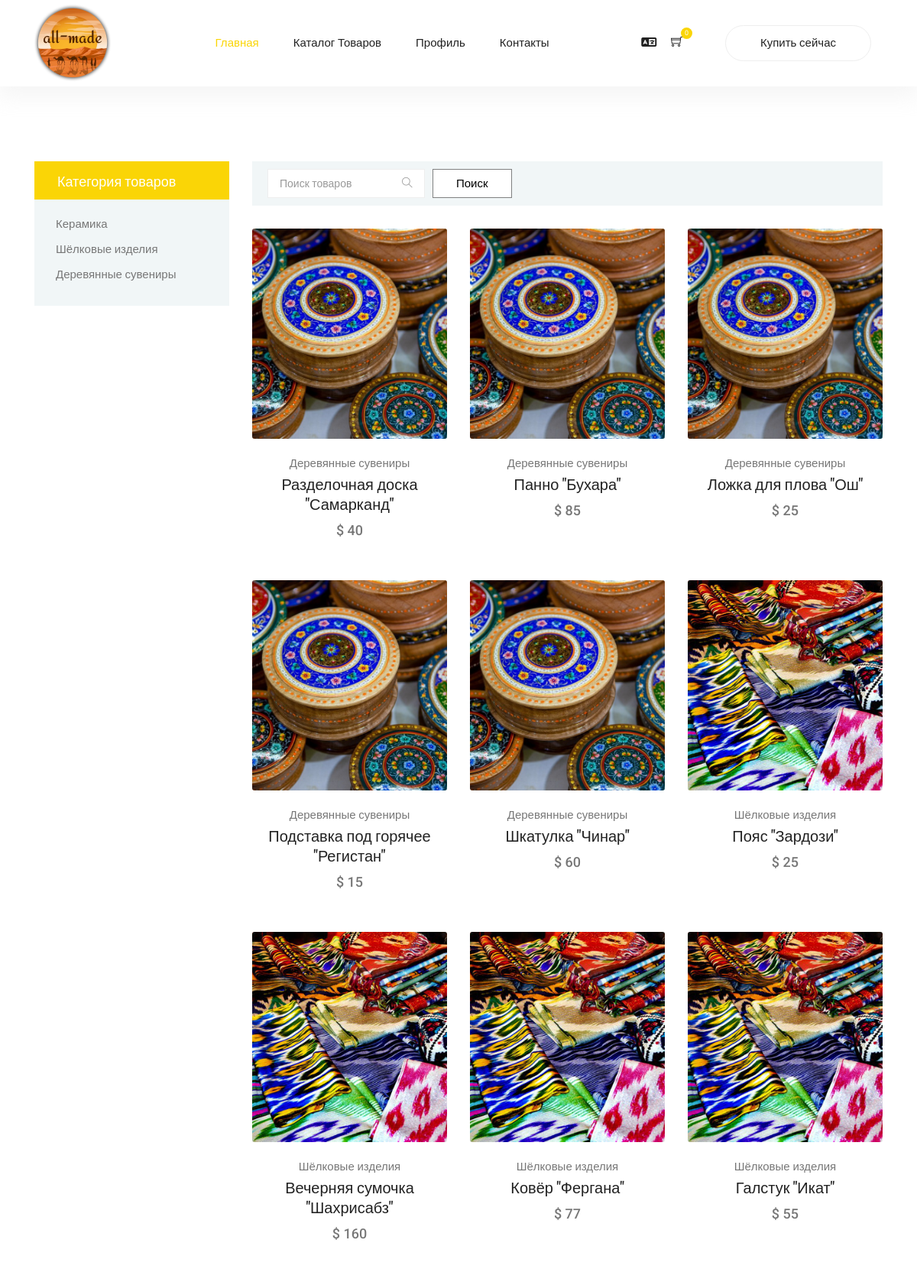
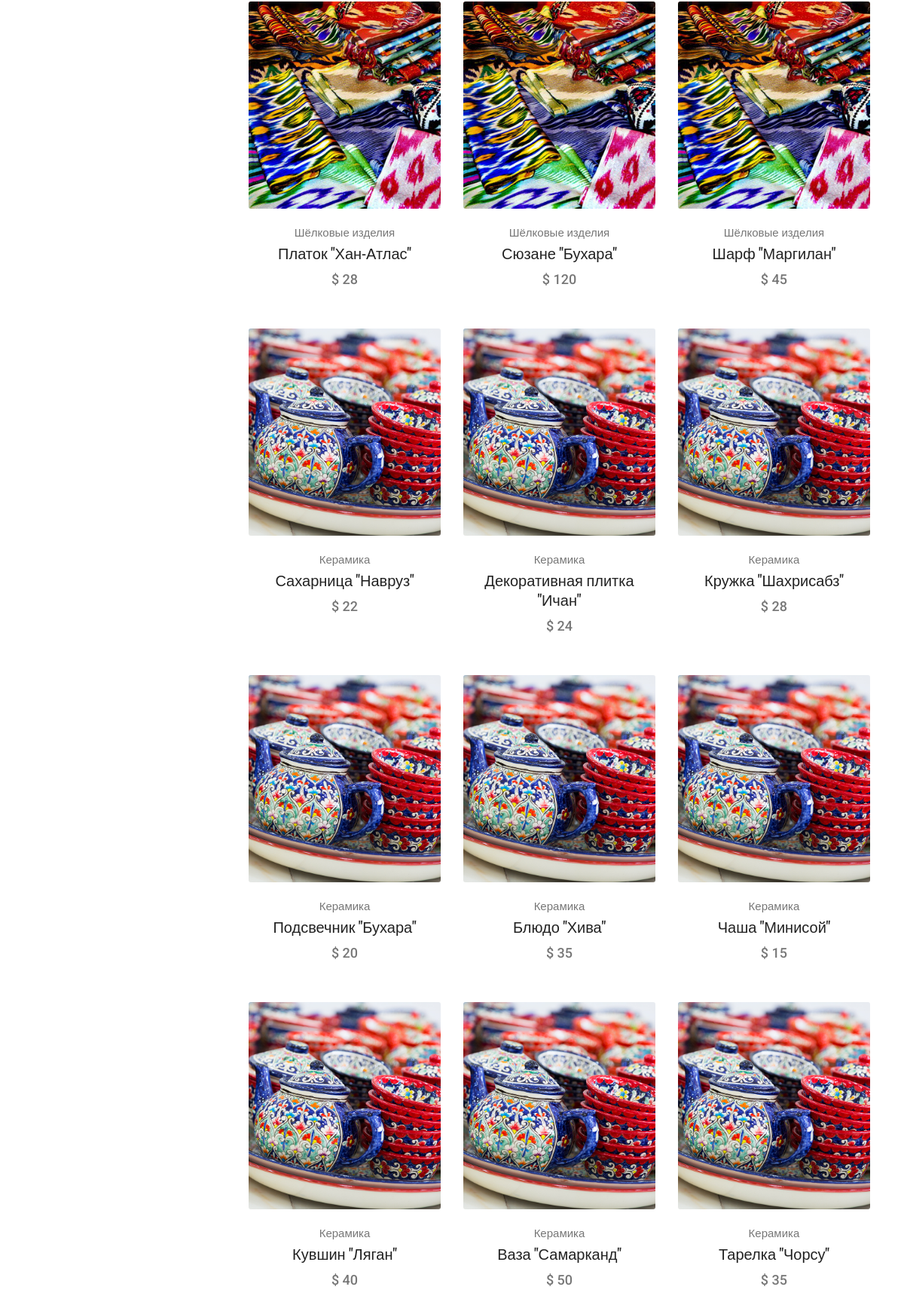
/ru/catalog/ (upper part), run on the app's committed database (2 pictures, top to bottom).
### mainapp/models.py (models this page shows, shortened)
class Category(models.Model):
    name = models.CharField(max_length=200, verbose_name='Название')
    slug = models.SlugField()
    class Meta:
        verbose_name = 'Категория'
        verbose_name_plural = 'Категории'

class Product(models.Model):
    name = models.CharField(max_length=200, verbose_name='Название')
    category = models.ForeignKey(Category, on_delete=models.CASCADE, verbose_name='Категория')
    price = models.IntegerField(verbose_name='Цена')
    discount = models.BooleanField(verbose_name='Товар по скидке')
    discount_price = models.IntegerField(verbose_name='Цена по скидке', null=True, blank=True)
    img = models.ImageField(upload_to='product_img/', verbose_name='Фото')
    short_description = models.TextField(verbose_name='Краткое описание', null=True, blank=True)
    full_description = models.TextField(verbose_name='Описание', null=True, blank=True)
    available = models.BooleanField(verbose_name='Наличие')
    width = models.IntegerField(verbose_name='Ширина в см.', null=True, blank=True)
    height = models.IntegerField(verbose_name='Высота в см.', null=True, blank=True)
    quality_checking = models.BooleanField(verbose_name='Проверка качества')
    guarantee = models.CharField(max_length=200, verbose_name='Гарантия', null=True, blank=True)
    views = models.IntegerField(verbose_name='Просмотры',  null=True, blank=True)
    class Meta:
        verbose_name = 'Продукт'
        verbose_name_plural = 'Продукты'

### mainapp/views.py (the view)
# urls.py: path('catalog/', views.catalog, name='catalog'),
def catalog(request):
    template = "mainapp/catalog.html"
    cart = Cart(request)
    context = {
        "cart_len": cart.__len__(),
        "main_information": Main_info.objects.all(),
        "category_information": Category.objects.all(),
        "product_information": Product.objects.all().order_by('-id'),
        "product_views": Product.objects.all().order_by('-views')[:12]
    }
    return render(request, template, context)

### cart/cart.py (called while the page is built)
    def __len__(self):
        return sum(item["quantity"] for item in self.cart.values())

### mainapp/templates/mainapp/catalog.html (shortened to what this page needs)
{% extends 'wrapper.html' %}
{%load static %}
{% load i18n %}
{% block content %}
<body>
{% include 'header.html' %}
<section class="section-margin--small mb-5">
    <div class="container">
        <div class="row">
            <div class="col-xl-3 col-lg-4 col-md-5">
                <div class="sidebar-categories">
                    <div class="head">{% trans 'Категория товаров' %}</div>
                    <ul class="main-categories">
                        {% for category in category_information %}
                        <li class="common-filter">
                            <form action="{% url 'mainapp:filter_product' category.slug %}" method="post">
                                <label for="cat-{{ category.id }}" class="category-label">{{ category.name }}</label>
                            </form>
                        </li>
                        {% endfor %}
                    </ul>
                </div>
            </div>
            <div class="col-xl-9 col-lg-8 col-md-7">
                <div class="filter-bar d-flex flex-wrap align-items-center">
                    <form action="{% url 'mainapp:search' %}" method="post">
                            <div>
                                    <div class="input-group filter-bar-search">
                                        <input type="text" name="name" placeholder="{% trans 'Поиск товаров' %}">
                                        <div class="input-group-append">
                                            <button type="button"><i class="ti-search"></i></button>
                                        </div>
                                        <button type="submit" style="border: 1px solid grey; margin-left: 10px; outline: none; background-color: white; padding: 5px 30px; ">{% trans 'Поиск' %}</button>
                                    </div>
                            </div>
                    </form>
                </div>
                <section class="lattest-product-area pb-40 category-list">
                    <div class="row">
                        {% for product_info in product_information%}
                        <div class="col-md-6 col-lg-4">
                            <div class="card text-center card-product">
                                <div class="card-product__img">
                                    <img class="card-img" src="{{ product_info.img.url }}" alt="">
                                </div>
                                <div class="card-body">
                                    <p>{{product_info.category.name}}</p>
                                    <h4 class="card-product__title"><a
                                            href="{% url 'mainapp:single_product' product_info.category.slug product_info.pk %}">
                                        {{ product_info.name }}</a></h4>
                                    {% if product_info.discount %}
                                    <p class="card-product__price">$ {{product_info.discount_price}}</p>
                                    {% else %}
                                    <p class="card-product__price">$ {{product_info.price}}</p>
                                    {% endif %}
                                </div>
                            </div>
                        </div>
                        {% endfor %}
                </section>
            </div>
        </div>
    </div>
</section>
</body>
{%endblock%}

### data on the page
Category: name "Керамика"
Category: name "Шёлковые изделия"
Category: name "Деревянные сувениры"
Product: img (picture), category.name "Деревянные сувениры", name "Разделочная доска \"Самарканд\"", price "40"
Product: img (picture), category.name "Деревянные сувениры", name "Панно \"Бухара\"", price "85"
Product: img (picture), category.name "Деревянные сувениры", name "Ложка для плова \"Ош\"", price "25"
Product: img (picture), category.name "Деревянные сувениры", name "Подставка под горячее \"Регистан\"", price "15"
Product: img (picture), category.name "Деревянные сувениры", name "Шкатулка \"Чинар\"", price "60"
Product: img (picture), category.name "Шёлковые изделия", name "Пояс \"Зардози\"", discount_price "25"
Product: img (picture), category.name "Шёлковые изделия", name "Вечерняя сумочка \"Шахрисабз\"", price "160"
Product: img (picture), category.name "Шёлковые изделия", name "Ковёр \"Фергана\"", discount_price "77"
Product: img (picture), category.name "Шёлковые изделия", name "Галстук \"Икат\"", price "55"
Product: img (picture), category.name "Шёлковые изделия", name "Платок \"Хан-Атлас\"", discount_price "28"
Product: img (picture), category.name "Шёлковые изделия", name "Сюзане \"Бухара\"", price "120"
Product: img (picture), category.name "Шёлковые изделия", name "Шарф \"Маргилан\"", price "45"
Product: img (picture), category.name "Керамика", name "Сахарница \"Навруз\"", price "22"
Product: img (picture), category.name "Керамика", name "Декоративная плитка \"Ичан\"", discount_price "24"
Product: img (picture), category.name "Керамика", name "Кружка \"Шахрисабз\"", discount_price "28"
Product: img (picture), category.name "Керамика", name "Подсвечник \"Бухара\"", price "20"
Product: img (picture), category.name "Керамика", name "Блюдо \"Хива\"", discount_price "35"
Product: img (picture), category.name "Керамика", name "Чаша \"Минисой\"", price "15"
Product: img (picture), category.name "Керамика", name "Кувшин \"Ляган\"", discount_price "40"
Product: img (picture), category.name "Керамика", name "Ваза \"Самарканд\"", price "50"
Product: img (picture), category.name "Керамика", name "Тарелка \"Чорсу\"", price "35"

### other printed values
{{ cart_len }} "0"
